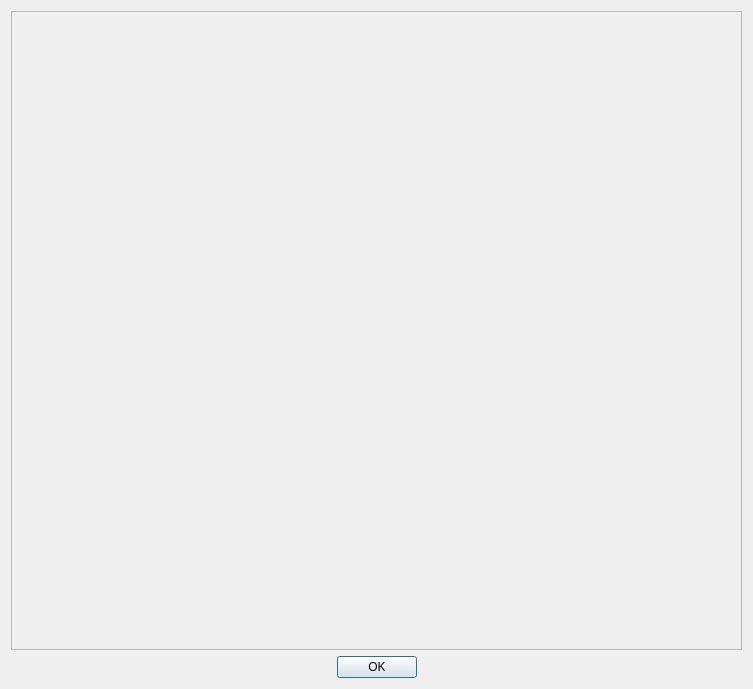
<?xml version="1.0" encoding="UTF-8"?>
<ui version="4.0">
 <class>HelpWindow</class>
 <widget class="QDialog" name="HelpWindow">
  <property name="geometry">
   <rect>
    <x>0</x>
    <y>0</y>
    <width>753</width>
    <height>689</height>
   </rect>
  </property>
  <property name="sizePolicy">
   <sizepolicy hsizetype="Preferred" vsizetype="Preferred">
    <horstretch>0</horstretch>
    <verstretch>0</verstretch>
   </sizepolicy>
  </property>
  <property name="maximumSize">
   <size>
    <width>16777215</width>
    <height>16777215</height>
   </size>
  </property>
  <property name="windowTitle">
   <string>Usage information</string>
  </property>
  <layout class="QVBoxLayout" name="verticalLayout">
   <item>
    <widget class="QScrollArea" name="scrollArea">
     <property name="widgetResizable">
      <bool>true</bool>
     </property>
     <widget class="QWidget" name="scrollAreaWidgetContents">
      <property name="geometry">
       <rect>
        <x>0</x>
        <y>0</y>
        <width>733</width>
        <height>641</height>
       </rect>
      </property>
     </widget>
    </widget>
   </item>
   <item>
    <widget class="QDialogButtonBox" name="buttonBox">
     <property name="orientation">
      <enum>Qt::Horizontal</enum>
     </property>
     <property name="standardButtons">
      <set>QDialogButtonBox::Ok</set>
     </property>
     <property name="centerButtons">
      <bool>true</bool>
     </property>
    </widget>
   </item>
  </layout>
 </widget>
 <resources/>
 <connections>
  <connection>
   <sender>buttonBox</sender>
   <signal>accepted()</signal>
   <receiver>HelpWindow</receiver>
   <slot>accept()</slot>
   <hints>
    <hint type="sourcelabel">
     <x>248</x>
     <y>254</y>
    </hint>
    <hint type="destinationlabel">
     <x>157</x>
     <y>274</y>
    </hint>
   </hints>
  </connection>
  <connection>
   <sender>buttonBox</sender>
   <signal>rejected()</signal>
   <receiver>HelpWindow</receiver>
   <slot>reject()</slot>
   <hints>
    <hint type="sourcelabel">
     <x>316</x>
     <y>260</y>
    </hint>
    <hint type="destinationlabel">
     <x>286</x>
     <y>274</y>
    </hint>
   </hints>
  </connection>
 </connections>
</ui>
